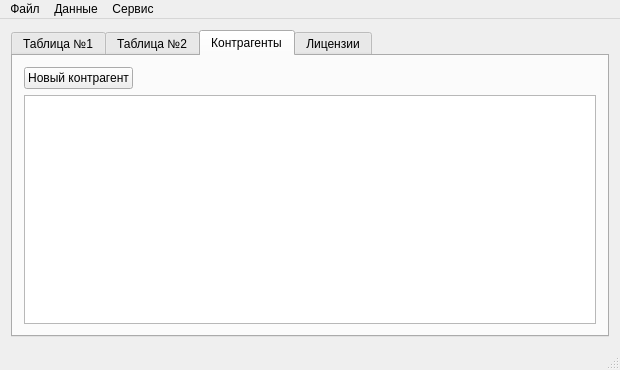
<?xml version="1.0" encoding="UTF-8"?>
<ui version="4.0">
 <class>MainWindow</class>
 <widget class="QMainWindow" name="MainWindow">
  <property name="geometry">
   <rect>
    <x>0</x>
    <y>0</y>
    <width>620</width>
    <height>370</height>
   </rect>
  </property>
  <property name="windowTitle">
   <string>Помощник Алко-Декларант</string>
  </property>
  <widget class="QWidget" name="centralWidget">
   <layout class="QHBoxLayout" name="horizontalLayout">
    <item>
     <widget class="QTabWidget" name="tabWidget">
      <property name="currentIndex">
       <number>2</number>
      </property>
      <widget class="QWidget" name="summaryTab">
       <attribute name="title">
        <string>Таблица №1</string>
       </attribute>
       <layout class="QVBoxLayout" name="verticalLayout_2">
        <item>
         <layout class="QHBoxLayout" name="horizontalLayout_3">
          <item>
           <widget class="QPushButton" name="pushButton">
            <property name="text">
             <string>Добавить строку</string>
            </property>
           </widget>
          </item>
          <item>
           <widget class="QLabel" name="label">
            <property name="text">
             <string>Код</string>
            </property>
           </widget>
          </item>
          <item>
           <widget class="QLineEdit" name="searchCode"/>
          </item>
          <item>
           <widget class="QLabel" name="label_2">
            <property name="text">
             <string>ИНН</string>
            </property>
           </widget>
          </item>
          <item>
           <widget class="QLineEdit" name="searchInn"/>
          </item>
          <item>
           <widget class="QLabel" name="label_3">
            <property name="text">
             <string>КПП</string>
            </property>
           </widget>
          </item>
          <item>
           <widget class="QLineEdit" name="searchKpp"/>
          </item>
          <item>
           <widget class="QPushButton" name="pushButton_2">
            <property name="text">
             <string>Поиск</string>
            </property>
           </widget>
          </item>
          <item>
           <widget class="QPushButton" name="pushButton_3">
            <property name="text">
             <string>Сброс</string>
            </property>
           </widget>
          </item>
          <item>
           <spacer name="horizontalSpacer_2">
            <property name="orientation">
             <enum>Qt::Horizontal</enum>
            </property>
            <property name="sizeHint" stdset="0">
             <size>
              <width>40</width>
              <height>20</height>
             </size>
            </property>
           </spacer>
          </item>
         </layout>
        </item>
        <item>
         <widget class="QTableWidget" name="summaryTable"/>
        </item>
       </layout>
      </widget>
      <widget class="QWidget" name="detailTab">
       <attribute name="title">
        <string>Таблица №2</string>
       </attribute>
       <layout class="QVBoxLayout" name="verticalLayout">
        <item>
         <widget class="QTableWidget" name="detailTable"/>
        </item>
       </layout>
      </widget>
      <widget class="QWidget" name="tab">
       <attribute name="title">
        <string>Контрагенты</string>
       </attribute>
       <layout class="QVBoxLayout" name="verticalLayout_3">
        <item>
         <layout class="QVBoxLayout" name="verticalLayout_5">
          <item>
           <layout class="QHBoxLayout" name="horizontalLayout_2">
            <item>
             <widget class="QPushButton" name="btnNewContragent">
              <property name="text">
               <string>Новый контрагент</string>
              </property>
             </widget>
            </item>
            <item>
             <spacer name="horizontalSpacer">
              <property name="orientation">
               <enum>Qt::Horizontal</enum>
              </property>
              <property name="sizeHint" stdset="0">
               <size>
                <width>40</width>
                <height>20</height>
               </size>
              </property>
             </spacer>
            </item>
           </layout>
          </item>
          <item>
           <widget class="QTableWidget" name="contragentsTable"/>
          </item>
         </layout>
        </item>
       </layout>
      </widget>
      <widget class="QWidget" name="tab_2">
       <attribute name="title">
        <string>Лицензии</string>
       </attribute>
       <layout class="QVBoxLayout" name="verticalLayout_4">
        <item>
         <widget class="QTableWidget" name="licensesTable"/>
        </item>
       </layout>
      </widget>
     </widget>
    </item>
   </layout>
  </widget>
  <widget class="QMenuBar" name="menuBar">
   <property name="geometry">
    <rect>
     <x>0</x>
     <y>0</y>
     <width>620</width>
     <height>27</height>
    </rect>
   </property>
   <widget class="QMenu" name="menu">
    <property name="title">
     <string>Файл</string>
    </property>
    <addaction name="separator"/>
    <addaction name="action_load"/>
    <addaction name="separator"/>
    <addaction name="action_save"/>
    <addaction name="action_save_as"/>
    <addaction name="separator"/>
    <addaction name="action_close"/>
    <addaction name="separator"/>
    <addaction name="action_exit"/>
   </widget>
   <widget class="QMenu" name="menu_2">
    <property name="title">
     <string>Данные</string>
    </property>
    <addaction name="action_import"/>
    <addaction name="action"/>
    <addaction name="separator"/>
    <addaction name="action_clear"/>
   </widget>
   <widget class="QMenu" name="menu_3">
    <property name="title">
     <string>Сервис</string>
    </property>
    <widget class="QMenu" name="menu_4">
     <property name="title">
      <string>Экспорт</string>
     </property>
     <addaction name="action_export_alko"/>
     <addaction name="action_export_contragents"/>
    </widget>
    <addaction name="menu_4"/>
    <addaction name="separator"/>
    <addaction name="action_params"/>
   </widget>
   <addaction name="menu"/>
   <addaction name="menu_2"/>
   <addaction name="menu_3"/>
  </widget>
  <widget class="QStatusBar" name="statusBar"/>
  <action name="action_import">
   <property name="text">
    <string>Импорт данных</string>
   </property>
  </action>
  <action name="action_exit">
   <property name="text">
    <string>Выход</string>
   </property>
  </action>
  <action name="action_clear">
   <property name="text">
    <string>Очистить</string>
   </property>
  </action>
  <action name="action_params">
   <property name="text">
    <string>Параметры…</string>
   </property>
  </action>
  <action name="action_export_alko">
   <property name="text">
    <string>Декларация для ФСРАР</string>
   </property>
  </action>
  <action name="action_export_contragents">
   <property name="text">
    <string>Контрагенты</string>
   </property>
  </action>
  <action name="action">
   <property name="text">
    <string>Импорт остатков на начало периода</string>
   </property>
  </action>
  <action name="action_save_as">
   <property name="text">
    <string>Сохранить как …</string>
   </property>
  </action>
  <action name="action_load">
   <property name="text">
    <string>Открыть…</string>
   </property>
  </action>
  <action name="action_save">
   <property name="text">
    <string>Сохранить</string>
   </property>
  </action>
  <action name="action_close">
   <property name="text">
    <string>Закрыть</string>
   </property>
  </action>
 </widget>
 <layoutdefault spacing="6" margin="11"/>
 <resources/>
 <connections/>
</ui>
